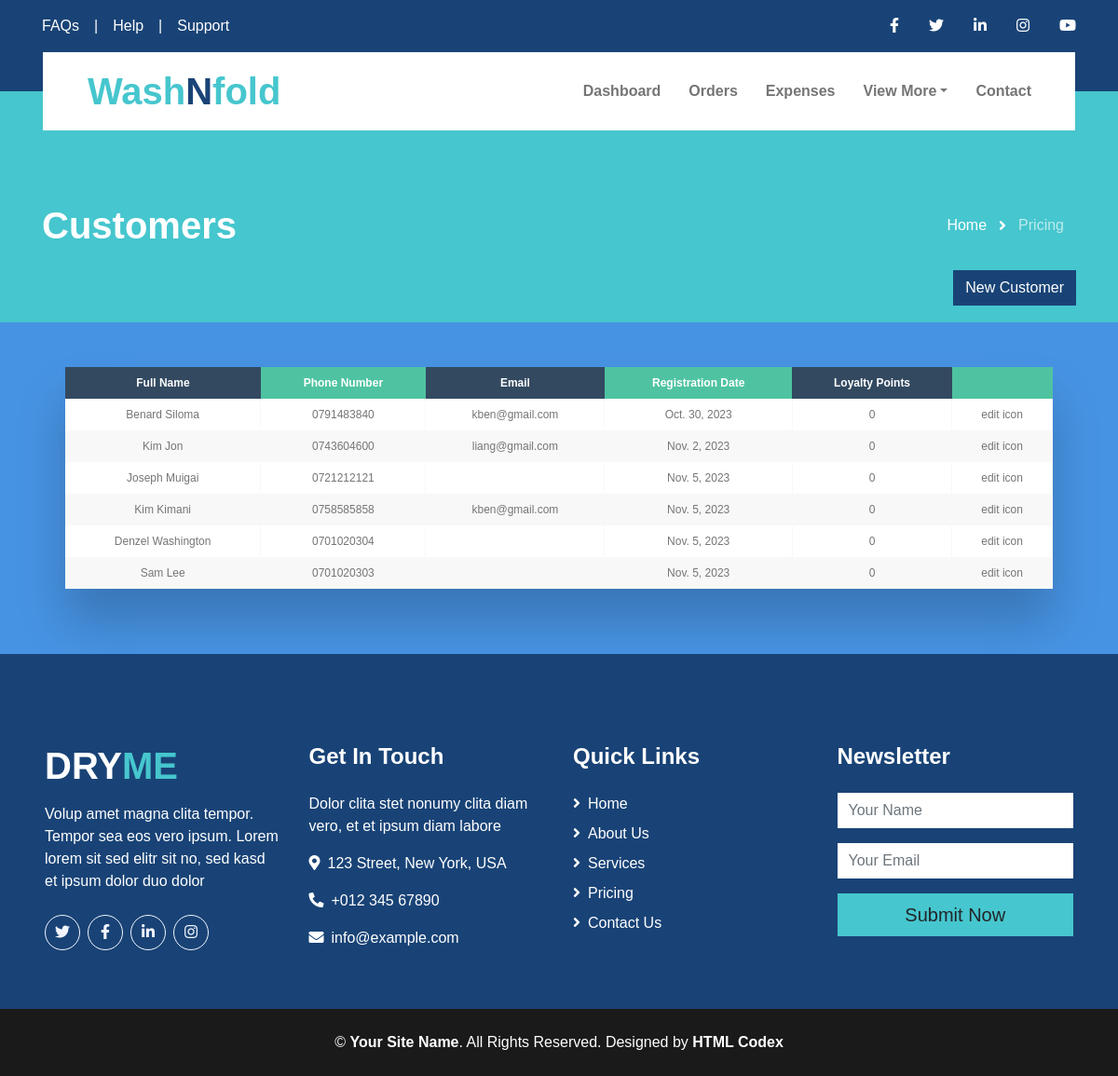
Page /customers on the committed database.
### base/models.py (models this page shows, shortened)
class Customer(models.Model):
    first_name = models.CharField(max_length=100)
    last_name = models.CharField(max_length=100)
    phone_number = models.CharField(max_length=15,unique=True)
    email = models.EmailField(null=True)
    loyalty_points = models.IntegerField(default=0)
    registration_date = models.DateField()

### base/views.py (the view, shortened to what this page needs)
# urls.py: path('customers',views.Customers,name='customers'),
def Customers(request):
    customers = Customer.objects.all()
    return render(request,'customers.html',{'customers':customers})

### base/templates/customers.html (shortened to what this page needs)
{% load static %}
<!DOCTYPE html>
<html lang="en">
<head>
    <link href="https://cdnjs.cloudflare.com/ajax/libs/font-awesome/5.15.0/css/all.min.css" rel="stylesheet">
    <link href="{% static 'base/lib/owlcarousel/assets/owl.carousel.min.css' %}" rel="stylesheet">
    <link href="{% static 'base/css/style.css' %}" rel="stylesheet">
</head>
<body>
    <div class="container-fluid bg-primary py-3">
        <div class="container">
            <div class="row">
                <div class="col-md-6 text-center text-lg-left mb-2 mb-lg-0">
                    <div class="d-inline-flex align-items-center">
                        <a class="text-white pr-3" href="">FAQs</a>
                        <span class="text-white">|</span>
                        <a class="text-white px-3" href="">Help</a>
                        <span class="text-white">|</span>
                        <a class="text-white pl-3" href="">Support</a>
                    </div>
                </div>
                <div class="col-md-6 text-center text-lg-right">
                    <div class="d-inline-flex align-items-center">
                        <a class="text-white px-3" href="">
                            <i class="fab fa-facebook-f"></i>
                        </a>
                        <a class="text-white px-3" href="">
                            <i class="fab fa-twitter"></i>
                        </a>
                        <a class="text-white px-3" href="">
                            <i class="fab fa-linkedin-in"></i>
                        </a>
                        <a class="text-white px-3" href="">
                            <i class="fab fa-instagram"></i>
                        </a>
                        <a class="text-white pl-3" href="">
                            <i class="fab fa-youtube"></i>
                        </a>
                    </div>
                </div>
            </div>
        </div>
    </div>
     <div class="container-fluid position-relative nav-bar p-0">
        <div class="container-lg position-relative p-0 px-lg-3" style="z-index: 9;">
            <nav class="navbar navbar-expand-lg bg-white navbar-light py-3 py-lg-0 pl-3 pl-lg-5">
                <a href="" class="navbar-brand">
                    <h1 class="m-0 text-secondary">Wash<span class="text-primary">N</span>fold</h1>
                </a>
                <div class="collapse navbar-collapse justify-content-between px-3" id="navbarCollapse">
                    <div class="navbar-nav ml-auto py-0">
                        <a href="{% url 'home'%}" class="nav-item nav-link">Dashboard</a>
                        <a href="{% url 'orders'%}" class="nav-item nav-link">Orders</a>
                        <a href="{% url 'expenses'%}" class="nav-item nav-link">Expenses</a>
                        <div class="nav-item dropdown">
                            <a href="#" class="nav-link dropdown-toggle" data-toggle="dropdown">View More</a>
                        </div>
                        <a href="contact.html" class="nav-item nav-link">Contact</a>
                    </div>
                </div>
            </nav>
        </div>
    </div>
    <div class="page-header container-fluid bg-secondary pt-2 pt-lg-5 pb-2 mb-5">
        <div class="container py-5">
            <div class="row align-items-center py-4">
                <div class="col-md-6 text-center text-md-left">
                    <h1 class="mb-4 mb-md-0 text-white">Customers</h1>
                </div>
                <div class="col-md-6 text-center text-md-right">
                    <div class="d-inline-flex align-items-center">
                        <a class="btn text-white" href="">Home</a>
                        <i class="fas fa-angle-right text-white"></i>
                        <a class="btn text-white disabled" href="">Pricing</a>
                    </div>
                </div>
            </div>
             <button id="myBtn" class="btn btn-primary float-right mb-3">New Customer</div>
    </div>
    <div class="table-wrapper" style="overflow-x:auto;">
        <table class="fl-table">
            <thead>
            <tr>
                <th>Full Name</th>
                <th>Phone Number</th>
                <th>Email</th>
                <th>Registration Date</th>
                <th>Loyalty Points</th>
                <th> </th>
            </tr>
            </thead>
            <tbody>
                {% for client in customers %}
                    <tr>
                        <td>{{ client.first_name }} {{ client.last_name }}</td>
                        <td>{{ client.phone_number }}</td>
                        <td>{{ client.email }}</td>
                        <td>{{ client.registration_date }}</td>
                        <td>{{ client.loyalty_points }}</td>
                        <td>edit icon</td>
                    </tr>
                {% endfor %}
        </table>
    </div>
    <div class="container-fluid bg-primary text-white mt-5 pt-5 px-sm-3 px-md-5">
        <div class="row pt-5">
            <div class="col-lg-3 col-md-6 mb-5">
                <a href=""><h1 class="text-secondary mb-3"><span class="text-white">DRY</span>ME</h1></a>
                <p>Volup amet magna clita tempor. Tempor sea eos vero ipsum. Lorem lorem sit sed elitr sit no, sed kasd et ipsum dolor duo dolor</p>
                <div class="d-flex justify-content-start mt-4">
                    <a class="btn btn-outline-light rounded-circle text-center mr-2 px-0" style="width: 38px; height: 38px;" href="#"><i class="fab fa-twitter"></i></a>
                    <a class="btn btn-outline-light rounded-circle text-center mr-2 px-0" style="width: 38px; height: 38px;" href="#"><i class="fab fa-facebook-f"></i></a>
                    <a class="btn btn-outline-light rounded-circle text-center mr-2 px-0" style="width: 38px; height: 38px;" href="#"><i class="fab fa-linkedin-in"></i></a>
                    <a class="btn btn-outline-light rounded-circle text-center mr-2 px-0" style="width: 38px; height: 38px;" href="#"><i class="fab fa-instagram"></i></a>
                </div>
            </div>
            <div class="col-lg-3 col-md-6 mb-5">
                <h4 class="text-white mb-4">Get In Touch</h4>
                <p>Dolor clita stet nonumy clita diam vero, et et ipsum diam labore</p>
                <p><i class="fa fa-map-marker-alt mr-2"></i>123 Street, New York, USA</p>
                <p><i class="fa fa-phone-alt mr-2"></i>+012 345 67890</p>
                <p><i class="fa fa-envelope mr-2"></i>info@example.com</p>
            </div>
            <div class="col-lg-3 col-md-6 mb-5">
                <h4 class="text-white mb-4">Quick Links</h4>
                <div class="d-flex flex-column justify-content-start">
                    <a class="text-white mb-2" href="#"><i class="fa fa-angle-right mr-2"></i>Home</a>
                    <a class="text-white mb-2" href="#"><i class="fa fa-angle-right mr-2"></i>About Us</a>
                    <a class="text-white mb-2" href="#"><i class="fa fa-angle-right mr-2"></i>Services</a>
                    <a class="text-white mb-2" href="#"><i class="fa fa-angle-right mr-2"></i>Pricing</a>
                    <a class="text-white" href="#"><i class="fa fa-angle-right mr-2"></i>Contact Us</a>
                </div>
            </div>
            <div class="col-lg-3 col-md-6 mb-5">
                <h4 class="text-white mb-4">Newsletter</h4>
                <form action="">
                    <div class="form-group">
                        <input type="text" class="form-control border-0" placeholder="Your Name" required="required" />
                    </div>
                    <div class="form-group">
                        <input type="email" class="form-control border-0" placeholder="Your Email" required="required" />
                    </div>
                    <div>
                        <button class="btn btn-lg btn-secondary btn-block border-0" type="submit">Submit Now</button>
                    </div>
                </form>
            </div>
        </div>
    </div>
    <div class="container-fluid bg-dark text-white py-4 px-sm-3 px-md-5">
        <p class="m-0 text-center text-white">
            &copy; <a class="text-white font-weight-medium" href="#">Your Site Name</a>. All Rights Reserved. Designed by
            <a class="text-white font-weight-medium" href="https://htmlcodex.com">HTML Codex</a>
        </p>
    </div>
</body>
</html>

### base/templates/customers.html (style rules this page uses)
* { box-sizing: border-box; -webkit-box-sizing: border-box; -moz-box-sizing: border-box; }
body { font-family: Helvetica; -webkit-font-smoothing: antialiased; background: rgba( 71, 147, 227, 1); }
.table-wrapper { margin: 10px 70px 70px; box-shadow: 0px 35px 50px rgba( 0, 0, 0, 0.2 ); }
.fl-table { border-radius: 5px; font-size: 12px; font-weight: normal; border: none; border-collapse: collapse; width: 100%; max-width: 100%; white-space: nowrap; background-color: white; }
.fl-table td, .fl-table th { text-align: center; padding: 8px; }
.fl-table td { border-right: 1px solid #f8f8f8; font-size: 12px; }
.fl-table thead th { color: #ffffff; background: #4FC3A1; }
.fl-table thead th:nth-child(odd) { color: #ffffff; background: #324960; }
.fl-table tr:nth-child(even) { background: #F8F8F8; }
body { font-family: Arial, Helvetica, sans-serif; }

### rows in the picture
Customer: first_name "Benard", last_name "Siloma", phone_number "0791483840", email "kben@gmail.com", registration_date "Oct. 30, 2023", loyalty_points "0"
Customer: first_name "Kim", last_name "Jon", phone_number "0743604600", email "liang@gmail.com", registration_date "Nov. 2, 2023", loyalty_points "0"
Customer: first_name "Joseph", last_name "Muigai", phone_number "0721212121", registration_date "Nov. 5, 2023", loyalty_points "0"
Customer: first_name "Kim", last_name "Kimani", phone_number "0758585858", email "kben@gmail.com", registration_date "Nov. 5, 2023", loyalty_points "0"
Customer: first_name "Denzel", last_name "Washington", phone_number "0701020304", registration_date "Nov. 5, 2023", loyalty_points "0"
Customer: first_name "Sam", last_name "Lee", phone_number "0701020303", registration_date "Nov. 5, 2023", loyalty_points "0"
